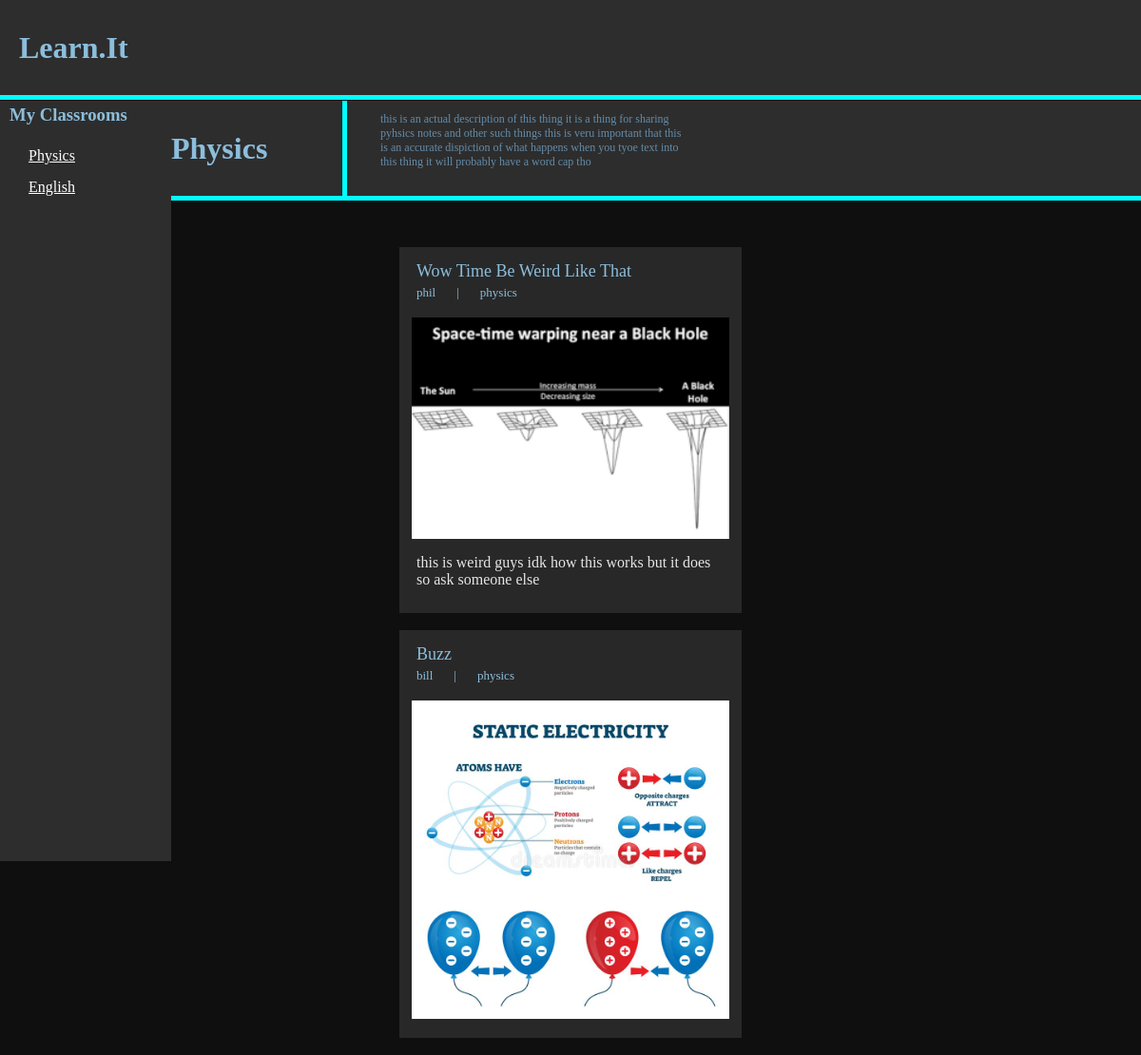
/classroom/1, run on the app's committed database.
### tables this page shows
CREATE TABLE classroom (id INTEGER PRIMARY KEY, name STRING, description TEXT, ProPic TEXT);

CREATE TABLE Post (id INTEGER PRIMARY KEY, Uid INTEGER REFERENCES User (id), Cid INTEGER REFERENCES classroom (id), Topic INTEGER REFERENCES Topic (id), title TEXT, content sting, Text TEXT, Usefulness INTEGER);

CREATE TABLE User (id INTEGER PRIMARY KEY, name STRING, description TEXT, PorPic TEXT, password STRING);

### main.py (the view)
@app.route("/classroom/<ClassID>")
def classrooms(ClassID):
    posts = do_query("""SELECT Post.id,Post.title, Post.content,
                            Post.Text, Post.Usefulness, User.name,
                            classroom.name,Cid from Post join user ON Post.Uid
                            = User.id join classroom ON Post.Cid = classroom.id
                            where cid = ?;
                            """, (ClassID,), None)
    classroom = do_query("select * from classroom where id=?", (ClassID,), 1)
    classes = do_query("select name, id from classroom;", (), None)
    return render_template("classroom.html", stuff=posts, info=classroom,
                           classrooms=classes)

### main.py (called while the page is built)
def do_query(query, data, fetch):
    conn = sqlite3.connect("learnit.db")
    cur = conn.cursor()
    cur.execute(query, data)
    if fetch is None:
        result = cur.fetchall()
    else:
        result = cur.fetchone()
    conn.close()
    return result

### templates/classroom.html (shortened to what this page needs)
<!DOCTYPE html>
<html lang="en" dir="ltr">
<link rel="stylesheet" href="../static/css/style.css">
  <head>
  </head>
  <body>
    {%include 'header.html'%}
    {%include 'sidebar.html'%}
    <div class="header">
      <h1 class="class-title">{{info[1]}}</h1>
      <div class="containter">
        <div class="class-spacer">
          <p class="class-description">{{info[2]}}</p>
        </div>
      </div>
      <br><br>
      {%for i in stuff%}
      {%include 'posts.html'%}
      {%endfor%}
      <br>
    </div>
  </body>
</html>

### templates/header.html (shortened to what this page needs)
<!DOCTYPE html>
<html lang="en" dir="ltr">
<link rel="stylesheet" href="../static/css/style.css">
  <head>
  </head>
  <body>
    <div class="header">
        <h1 class="title"><a href="/" class="Title-link">Learn.it</a></h1>
    </div>
  </body>
</html>

### templates/sidebar.html (shortened to what this page needs)
<!DOCTYPE html>
<html lang="en" dir="ltr">
<link rel="stylesheet" href="../static/css/style.css">
  <head>
  </head>
  <body>
    <div class="sidebar">
      <h3 class="sidebar-Title">My Classrooms</h3>
      {%for i in classrooms%}
        <a href="/classroom/{{i[1]}}" class="sidebar-Text">{{i[0]}}</a>
      {%endfor%}
    </div>
  </body>
</html>

### templates/posts.html (shortened to what this page needs)
<!DOCTYPE html>
<html lang="en" dir="ltr">
  <head>
  </head>
  <body>
    <div class="post">
      <p class="post-title">{{i[1]}}</p>
      <a class="post-subtext" href="/">{{i[5]}}</a>
      <p class="post-subtext">|</p>
      <a class="post-subtext" href="/classroom/{{i[7]}}">{{i[6]}}</a>
      <br><br>
      {%if i[2] != None%}
      <img class="post-image" src="../static/images/{{i[2]}}" alt="{{i[2]}}" >
      {%endif%}
      {%if i[3] != None%}
      <p class="post-text">{{i[3]}}</p>
      {%endif%}
    </div>
  </body>
</html>

### static/css/style.css (style rules this page uses)
div.header { width: 100%; background-color: rgb(45,45,45); height: 100px; padding: 0; color: rgb(140,190,220); border-bottom: solid 5px cyan; margin-bottom: 1px; }
body { margin: 0; background-color: rgb(15,15,15) }
.title { margin-top: 0px; width: 20vw; margin-left: 20px; text-transform: capitalize; line-height: 100px; text-decoration: none; color:rgb(140,190,220); }
.Title-link { text-decoration: none; heignt:100%; color:rgb(140,190,220); }
.sidebar { height: 100vh; width: 15vw; background-color: rgb(45,45,45); color:rgb(140,190,220); float: left; position: sticky; top: 0px; }
h3.sidebar-Title { margin-top: 0px; margin-left: 10px; line-height: 30px; }
.sidebar-Text { margin-left: 30px; color: white; text-transform: capitalize; display: block; margin-bottom: 15px; }
div.post { margin-left: auto; margin-right: auto; width: 30vw; background-color: rgb(40,40,40); padding-bottom: 10px; }
.post-title { font-size: large; color: rgb(140,190,220); text-transform: capitalize; margin-left: 5%; margin-right: 5%; margin-bottom: 2px; padding-bottom: 0px; padding-top: 15px; }
.post-image { width: 93%; margin-left: auto; margin-right: auto; display: block; margin-bottom: 10px; }
.post-text { width: 90%; padding-left: 5%; padding-right: 5%; color: rgb(230,230,230); }
.post-subtext { font-size: small; color: rgb(140,190,220); margin-left: 5%; margin-top: 0px; text-decoration: none; display: inline; }
.class-description { color: rgb(100,140,170); font-size: 12px; line-height: 15px; vertical-align: middle; position: absolute; }
.class-title { color: rgb(140,190,220); font-size: xxlarge; margin-top: 0px; text-transform: capitalize; display: inline; float: left; line-height: 100px; text-shadow: 100px black; }
.containter { height: 100%; margin-right: 40%; margin-left: 30%; border-left: solid 5px cyan; }
.class-spacer { position: relative; margin-left: 35px; vertical-align: middle; height: 100%; }

### data on the page
classroom: name "Physics", description "this is an actual description of this thing it is a thing for sharing pyhsics notes and other such things this is veru important that this is an accurate dispiction of what happens when you tyoe text into this thing it will probably have a word cap tho"
classroom: name "English"
Post: title "Wow Time Be Weird Like That", name "phil", name "physics", content (picture), Text "this is weird guys idk how this works but it does so ask someone else"
Post: title "Buzz", name "bill", name "physics", content (picture)
